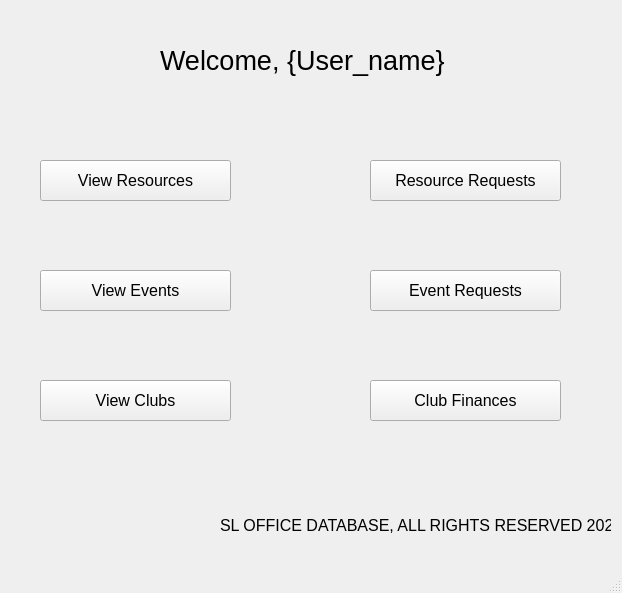
<?xml version="1.0" encoding="UTF-8"?>
<ui version="4.0">
 <class>WelcomeScreen</class>
 <widget class="QMainWindow" name="WelcomeScreen">
  <property name="geometry">
   <rect>
    <x>0</x>
    <y>0</y>
    <width>622</width>
    <height>593</height>
   </rect>
  </property>
  <property name="windowTitle">
   <string>SL Office DBMS</string>
  </property>
  <widget class="QWidget" name="centralwidget">
   <widget class="QLabel" name="label">
    <property name="geometry">
     <rect>
      <x>220</x>
      <y>510</y>
      <width>391</width>
      <height>31</height>
     </rect>
    </property>
    <property name="font">
     <font>
      <pointsize>12</pointsize>
     </font>
    </property>
    <property name="text">
     <string>SL OFFICE DATABASE, ALL RIGHTS RESERVED 2023</string>
    </property>
   </widget>
   <widget class="QLabel" name="label_2">
    <property name="geometry">
     <rect>
      <x>160</x>
      <y>40</y>
      <width>291</width>
      <height>41</height>
     </rect>
    </property>
    <property name="font">
     <font>
      <pointsize>20</pointsize>
     </font>
    </property>
    <property name="text">
     <string>Welcome, {User_name}</string>
    </property>
   </widget>
   <widget class="QPushButton" name="viewResources">
    <property name="geometry">
     <rect>
      <x>40</x>
      <y>160</y>
      <width>191</width>
      <height>41</height>
     </rect>
    </property>
    <property name="font">
     <font>
      <pointsize>12</pointsize>
     </font>
    </property>
    <property name="text">
     <string>View Resources</string>
    </property>
   </widget>
   <widget class="QPushButton" name="viewResources_2">
    <property name="geometry">
     <rect>
      <x>40</x>
      <y>270</y>
      <width>191</width>
      <height>41</height>
     </rect>
    </property>
    <property name="font">
     <font>
      <pointsize>12</pointsize>
     </font>
    </property>
    <property name="text">
     <string>View Events</string>
    </property>
   </widget>
   <widget class="QPushButton" name="viewResources_3">
    <property name="geometry">
     <rect>
      <x>40</x>
      <y>380</y>
      <width>191</width>
      <height>41</height>
     </rect>
    </property>
    <property name="font">
     <font>
      <pointsize>12</pointsize>
     </font>
    </property>
    <property name="text">
     <string>View Clubs</string>
    </property>
   </widget>
   <widget class="QPushButton" name="viewResources_4">
    <property name="geometry">
     <rect>
      <x>370</x>
      <y>160</y>
      <width>191</width>
      <height>41</height>
     </rect>
    </property>
    <property name="font">
     <font>
      <pointsize>12</pointsize>
     </font>
    </property>
    <property name="text">
     <string>Resource Requests</string>
    </property>
   </widget>
   <widget class="QPushButton" name="viewResources_5">
    <property name="geometry">
     <rect>
      <x>370</x>
      <y>270</y>
      <width>191</width>
      <height>41</height>
     </rect>
    </property>
    <property name="font">
     <font>
      <pointsize>12</pointsize>
     </font>
    </property>
    <property name="text">
     <string>Event Requests</string>
    </property>
   </widget>
   <widget class="QPushButton" name="viewResources_6">
    <property name="geometry">
     <rect>
      <x>370</x>
      <y>380</y>
      <width>191</width>
      <height>41</height>
     </rect>
    </property>
    <property name="font">
     <font>
      <pointsize>12</pointsize>
     </font>
    </property>
    <property name="text">
     <string>Club Finances</string>
    </property>
   </widget>
  </widget>
  <widget class="QMenuBar" name="menubar">
   <property name="geometry">
    <rect>
     <x>0</x>
     <y>0</y>
     <width>622</width>
     <height>21</height>
    </rect>
   </property>
  </widget>
  <widget class="QStatusBar" name="statusbar"/>
 </widget>
 <resources/>
 <connections/>
</ui>
